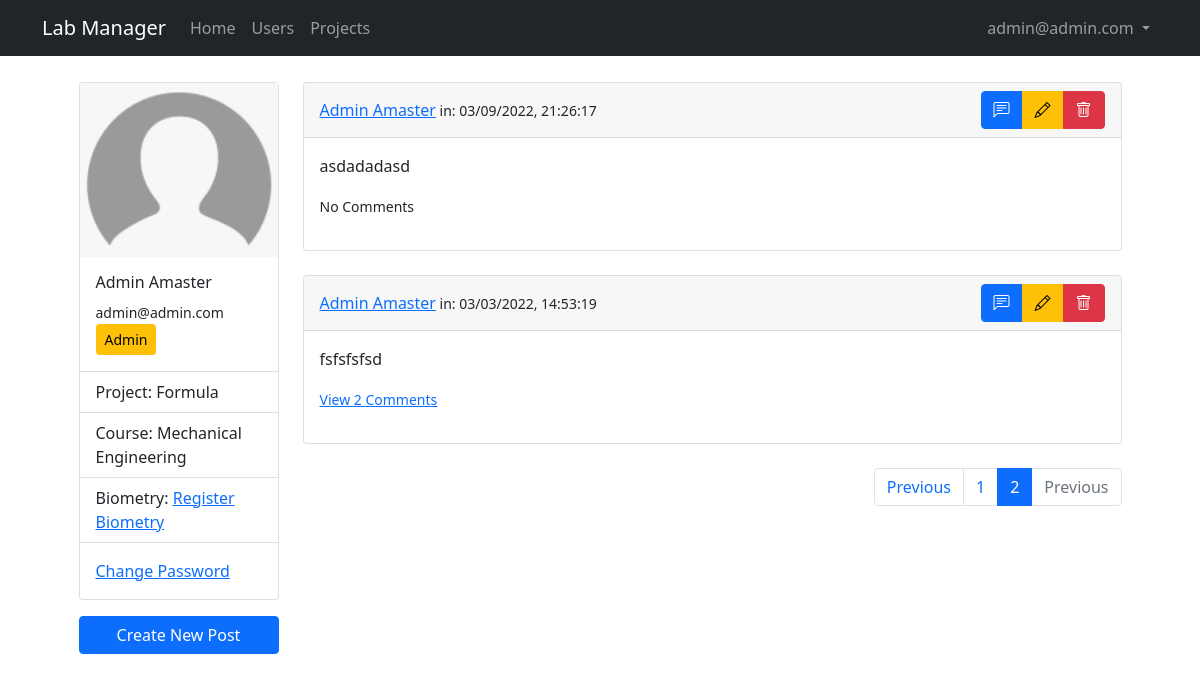
The page /profile?page=2 (signed in) on the database its author committed.
### lab_manager/models.py (models this page shows, shortened)
class User(db.Model, UserMixin):
    id = db.Column(db.Integer, primary_key = True)
    email = db.Column(db.String(50), unique = True)
    name = db.Column(db.String(150))
    password = db.Column(db.String(128))
    date_created = db.Column(db.DateTime, default = datetime.utcnow)
    biometry = db.Column(db.Boolean, default = False, nullable = False)
    project = db.Column(db.Integer, nullable = False)
    grr = db.Column(db.Integer, unique = True)
    course = db.Column(db.String(50))
    approved_by = db.Column(db.Integer)
    date_approved = db.Column(db.DateTime, default = datetime.utcnow)
    approved = db.Column(db.Boolean, default = False, nullable = False)
    admin = db.Column(db.Boolean, default = False, nullable = False)
    projects = db.relationship('Project', backref="user", passive_deletes = False)
    posts = db.relationship('Post', backref="user", passive_deletes = True)
    comments = db.relationship('Comment', backref="user", passive_deletes = True)

class Post(db.Model):
    id = db.Column(db.Integer, primary_key = True)
    text = db.Column(db.Text, nullable = False)
    date_created = db.Column(db.DateTime, default = datetime.utcnow)
    author = db.Column(db.Integer, db.ForeignKey('user.id', ondelete='CASCADE'), nullable = False)
    comments = db.relationship('Comment', backref="post", passive_deletes=True)

### lab_manager/users/routes.py (the view)
@users.route("/profile")
@login_required
def profile():
    page = request.args.get('page', 1, type=int)
    posts = Post.query.order_by(Post.date_created.desc()).paginate(page, 3, False)
    next_url = url_for('users.profile', page=posts.next_num) \
        if posts.has_next else None
    prev_url = url_for('users.profile', page=posts.prev_num) \
        if posts.has_prev else None
    return render_template('users/profile.jinja2', title=current_user.name, user=current_user, posts=posts, next_url=next_url, prev_url=prev_url)

### lab_manager/__init__.py (called while the page is built)
def create_app(config_class=Config):
    app = Flask(__name__)
    app.config.from_object(Config)
    db.init_app(app)
    migrate.init_app(app, db)
    from lab_manager.main.routes import main
    app.register_blueprint(main)
    from lab_manager.users.routes import users
    app.register_blueprint(users)
    from lab_manager.admin.routes import admin
    app.register_blueprint(admin)
    from lab_manager.posts.routes import posts
    app.register_blueprint(posts)
    from .models import User, Project, Post
    initialize_database(app)
    login_manager.init_app(app)
    @login_manager.user_loader
    def load_user(id):
        return User.query.get(int(id))
    return app

### lab_manager/templates/users/profile.jinja2 (shortened to what this page needs)
{% extends "./layout.jinja2" %}
{% block content %}
<div class="row justify-content-md-center">
    <div class="col-md-3 card-col">
        <div class="card">
            <img class="img-fluid" src="{{ url_for('static', filename='img/default_user.png')}}" class="card-img-top" alt="Profile Picture">
            <div class="card-body">
                <h6 class="card-title">{{ user.name }}</h5>
                <small class="card-text">{{ user.email }}</small>
                {% if not user.admin %}
                    {% if not user.approved %} <button type="button" class="btn btn-warning btn-sm" data-bs-toggle="modal" data-bs-target="#approval_info">Waiting for Approval</button> {% else %} <button type="button" class="btn btn-success btn-sm">Approved</button> {% endif %}
                {% else %}
                    <button type="button" class="btn btn-warning btn-sm">Admin</button>
                {% endif %}
            </div>
            <ul class="list-group list-group-flush">
                <li class="list-group-item">Project: {{ user.project }}</li>
                <li class="list-group-item">Course: {% if not user.course %} <a href="">Enter Course</a> {% else %} {{ user.course }} {% endif %}</li>
                <li class="list-group-item">Biometry: {% if not user.approved and not user.admin %} Waiting for Approval {% elif not user.biometry %} <a href="">Register Biometry</a> {% else %} Biometry registered {% endif %} </li>
            </ul>
            <div class="card-body">
                <a href="#" class="card-link">Change Password</a>
            </div>
        </div>
        <div class="d-grid card-buttons">
        <button type="button" class="btn btn-primary" data-bs-toggle="modal" data-bs-target="#newPost">Create New Post</button>
        </div>
    </div>
    <div class="col-md-9">
        {% for post in posts.items %}
            {% include "./users/_posts.jinja2" %}
        {% endfor %}
        <nav aria-label="Page navigation example">
        <ul class="pagination justify-content-end">
            {% if posts.has_prev %}
                <li class="page-item">
                    <a class="page-link" href="{{prev_url}}">Previous</a>
                </li>
            {% else %}
                <li class="page-item disabled">
                    <a class="page-link">Previous</a>
                </li>
            {% endif %}
            {% for page_num in posts.iter_pages() %}
                {% if page_num %}
                    {% if page_num != posts.page %}
                        <li class="page-item"><a class="page-link" href="{{ url_for('users.profile', page=page_num) }}">{{ page_num }}</a></li>
                    {% else %}
                        <li class="page-item active"><a class="page-link" href="#">{{ page_num }}</a></li>
                    {% endif %}
                {% else %}
                    <li class="page-item"><a class="page-link" href="#">...</a></li>
                {% endif %}
            {% endfor %}
            {% if posts.has_next %}
                <li class="page-item">
                    <a class="page-link" href="{{next_url}}">Next</a>
                </li>
            {% else %}
                <li class="page-item disabled">
                    <a class="page-link">Previous</a>
                </li>
            {% endif %}
        </ul>
        </nav>
    </div>
</div>
{% endblock content %}

### lab_manager/templates/layout.jinja2 (shortened to what this page needs)
<!DOCTYPE html>
<html lang="en">
<head>
    <link href="https://cdn.jsdelivr.net/npm/bootstrap@5.1.3/dist/css/bootstrap.min.css" rel="stylesheet">
    <link rel="stylesheet" type="text/css" href="https://cdn.datatables.net/1.10.25/css/dataTables.bootstrap5.css">
    <link rel="stylesheet" href="https://cdn.jsdelivr.net/npm/bootstrap-icons@1.8.1/font/bootstrap-icons.css">
    <link rel="stylesheet" type="text/css" href="{{ url_for('static', filename='main.css') }}">
</head>
<body>
    <nav class="navbar navbar-expand-md navbar-dark bg-dark">
        <div class="container">
            <a class="navbar-brand mr-4" href="/">Lab Manager</a>
            <div class="collapse navbar-collapse" id="navbar">
                <div class="navbar-nav me-auto mb-2 mb-lg-0">
                    <a href="/" class="nav-item nav-link">Home</a>
                    {% if user.is_authenticated and user.admin==True %}
                        <a href="{{url_for('admin.users')}}" class="nav-item nav-link">Users</a>
                        <a href="{{url_for('admin.projects')}}" class="nav-item nav-link">Projects</a>
                    {% endif %}
                </div>
                <div class="navbar-nav">
                    {% if user.is_authenticated and user.admin==False %}
                        <li class="nav-item dropdown">
                            <a class="nav-link dropdown-toggle" href="#" id="navbarDropdown" role="button" data-bs-toggle="dropdown" aria-expanded="false"> {{user.email}} </a>
                            <ul class="dropdown-menu dropdown-menu-end" aria-labelledby="navbarDropdown">
                                <li><a class="dropdown-item" href="{{url_for('users.profile')}}">Profile</a></li>
                                <li><hr class="dropdown-divider"></li>
                                <li><a class="dropdown-item" href="{{url_for('users.logout')}}">Logout</a></li>
                            </ul>
                        </li>
                    {% elif user.is_authenticated and user.admin==True %}
                        <li class="nav-item dropdown">
                            <a class="nav-link dropdown-toggle" href="#" id="navbarDropdown" role="button" data-bs-toggle="dropdown" aria-expanded="false"> {{user.email}} </a>
                        </li>
                    {% else %}
                        <a href="{{url_for('users.login')}}" class="nav-item nav-link">Login</a>
                        <a href="{{url_for('users.register')}}" class="nav-item nav-link">Sign Up</a>
                    {% endif %}
                </div>
            </div>
        </div>
    </nav>
    <main class="container full-page" role="main">
        {% block content %}{% endblock content %}
    </main>
</body>
</html>

### lab_manager/templates/users/_posts.jinja2 (shortened to what this page needs)
<div class="card text">
    <div class="card-header d-flex justify-content-between align-items-center">
        <span><a href="">{{post.user.name}}</a><small class="mutted" > in: {{post.date_created.strftime("%m/%d/%Y, %H:%M:%S")}}</small></span>
        <div class="btn-group" role="group" aria-label="Basic mixed styles example">
            <a data-bs-toggle="modal" data-bs-target="#commentPost{{post.id}}" class="btn btn-primary"><i class="bi bi-chat-left-text"></i></a>
            {% if user.id == post.author %}
                <a class="btn btn-warning" data-bs-toggle="modal" data-bs-target="#editPost{{post.id}}"><i class="bi bi-pencil"></i></a>
                <a class="btn btn-danger" href="{{url_for('posts.remove_post', id=post.id)}}"><i class="bi bi-trash"></i></a>
            {% endif %}
        </div>
    </div>
    <div class="card-body">
        <p class="card-text">{{post.text}}</p>
            <p>
            {% if post.comments|length %}
                <a data-bs-toggle="collapse" href="#comments-{{post.id}}" aria-expanded="false" aria-controls="colapse-comments-{{post.id}}"><small>View {{post.comments|length}} Comments</small></a>
            {% else %}
                <small class="text-mutted">No Comments</small>
            {% endif %}
            </p>
    </div>
</div>
<br>

### lab_manager/static/main.css (style rules this page uses)
.full-page { background: #ffffff; padding: 10px 20px; margin-bottom: 20px; margin-top: 1rem; }
.card-col { width: 14rem; }
.card-buttons { margin-top: 1rem; align-items: center; }

### rows shown on the page
User: email "admin@admin.com", name "Admin Amaster", project "Formula", course "Mechanical Engineering"
Post: user.name "Admin Amaster", date_created "03/09/2022, 21:26:17", text "asdadadasd", shows "No Comments"
Post: user.name "Admin Amaster", date_created "03/03/2022, 14:53:19", text "fsfsfsfsd", comments|length "2"

### other values the page prints
{{ page_num }} "1"
{{ page_num }} "2"
